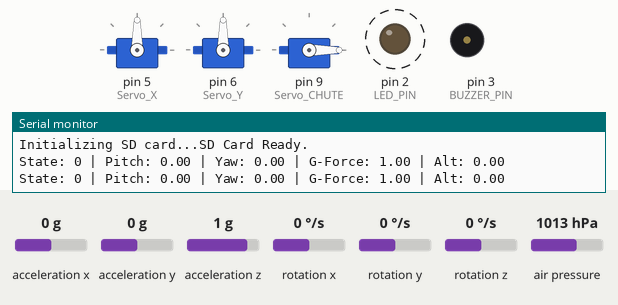
This sketch was run on a simulated Arduino Uno, built for the host (arithmetic inside an expression is 32-bit, double 64-bit). On the bench: 3 × servo, output pins drawn as LEDs (lit = HIGH), buzzer (waves = sounding), the last lines printed to the serial monitor. Wiring (inferred from the names in the program): MPU-6050 motion sensor at I2C address 0x68. Dashed ring = blinking. The test bench sets the inputs (shaded band); at power-on: acceleration x 0 g, rotation z 0 °/s, rotation x 0 °/s, acceleration y 0 g, acceleration z 1 g, rotation y 0 °/s, air pressure 1013 hPa. Storage starts empty.

Above: at 6.2 s.
6.3 s: acceleration x set to 0.2 g
At 8.75 s:
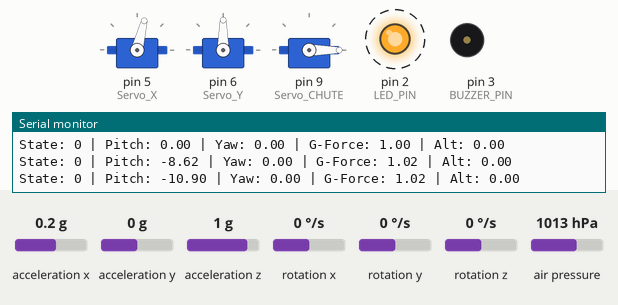
9.3 s: rotation z set to -192 °/s
At 9.75 s:
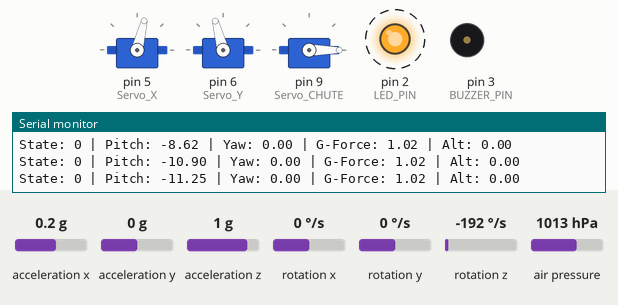
12.3 s: acceleration x set to 0 g
At 14.75 s:
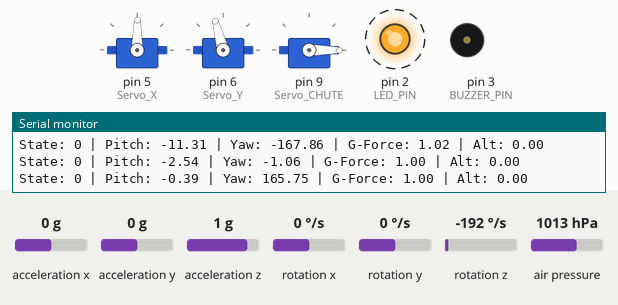
15.3 s: rotation x set to 100 °/s
At 15.75 s:
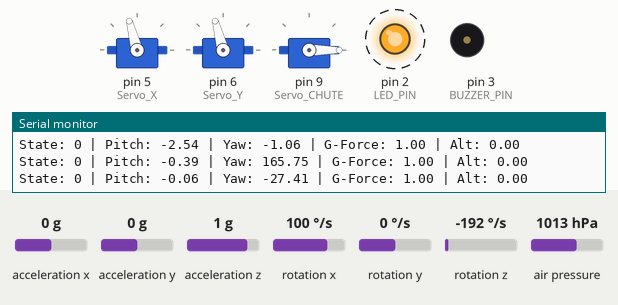
18.3 s: rotation x set to 0 °/s
At 21.81 s:
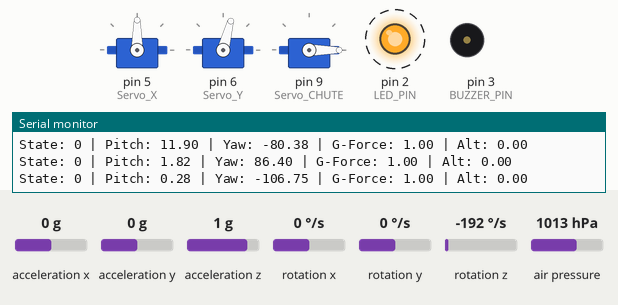
Timing chart, 0 to 22.3 s (numbered marks = the images above; inputs shaded):
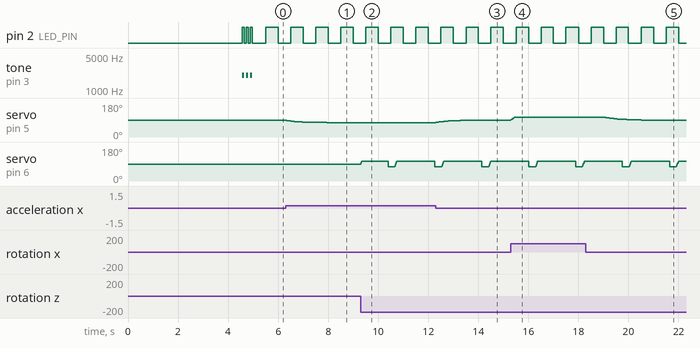

Measured:
- after the input at 6.3 s, servo on pin 5 (Servo_X): moves from 90° to 76° over 1.6 s, starting at once
- after the input at 9.3 s, servo on pin 6 (Servo_Y): ramps from 75° to 105° and jumps back, once every 1.9 s
- after the input at 12.3 s, servo on pin 5 (Servo_X): moves from 76° to 89° over 1.4 s, starting at once
- after the input at 15.3 s, servo on pin 5 (Servo_X): 89° → 105° at once
- after the input at 18.3 s, servo on pin 5 (Servo_X): moves from 105° to 90° over 1.4 s, starting after 0.77 s
- by itself, pin 2 (LED_PIN): alternates HIGH for 0.50 s and LOW for 0.50 s

The sketch:

Odyessey_Flight_computer1.ino
```cpp
#include <Wire.h>
#include <SPI.h>
#include <SD.h>
#include <Servo.h>
#include <math.h>
#include <Adafruit_BMP280.h>

const int SD_CS       = 10;
const int Servo_X     = 5;
const int Servo_Y     = 6;
const int Servo_CHUTE = 9;

const int BUZZER_PIN  = 3;
const int LED_PIN     = 2;

const int PARACHUTE_LOCKED   = 0;
const int PARACHUTE_UNLOCKED = 180;

Servo servoX;
Servo servoY;
Servo servochute;

const float SERVO_X_CENTER   = 90.0f;
const float SERVO_Y_CENTER   = 90.0f;
const float MAX_GIMBAL_ANGLE = 15.0f;

const float SERVO_X_DIRECTION_SIGN = -1.0f;

Adafruit_BMP280 bmp;

float currentAltitude = 0.0f;
float maxAltitude     = 0.0f;
float groundAltitude  = 0.0f;

const uint8_t MPU_ADDR = 0x68;

float accX = 0.0f, accY = 0.0f, accZ = 0.0f;
float totalGForce = 1.0f;
float gyroX = 0.0f, gyroY = 0.0f, gyroZ = 0.0f;
float gyroX_offset = 0.0f, gyroY_offset = 0.0f, gyroZ_offset = 0.0f;

const float GYRO_FILTER_ALPHA = 0.20f;
float filteredGyroX = 0.0f, filteredGyroY = 0.0f, filteredGyroZ = 0.0f;

float pitch = 0.0f;
float yaw   = 0.0f;
const float YAW_DIRECTION_SIGN = 1.0f;

float targetPitch = 0.0f;
float targetYaw   = 0.0f;
const float YAW_FOLLOW_ALPHA = 0.05f;

float Kp_pitch = 1.2f, Ki_pitch = 0.0f, Kd_pitch = 0.05f;
float Kp_yaw   = 2.0f, Ki_yaw   = 0.0f, Kd_yaw   = 0.10f;

float pitchIntegral = 0.0f, yawIntegral = 0.0f;
float previousPitchError = 0.0f, previousYawError = 0.0f;

float pitchOutput = 0.0f;
float yawOutput   = 0.0f;

enum Flightstate {
  PAD,
  IGNITION,
  COAST,
  APOGEE,
  LANDED
};

Flightstate currentstate = PAD;

uint32_t launchTime      = 0;
uint32_t burnoutTime     = 0;
uint32_t lastLoopTime    = 0;
const uint32_t LOOP_INTERVAL_US = 10000;

const uint32_t MIN_IGNITION_TIME_MS = 1500;

File logFile;
bool sdInitialized = false;

void initMPU6050() {
  Wire.beginTransmission(MPU_ADDR);
  Wire.write(0x6B); Wire.write(0x00);
  Wire.endTransmission();

  Wire.beginTransmission(MPU_ADDR);
  Wire.write(0x1C); Wire.write(0x00);
  Wire.endTransmission();

  Wire.beginTransmission(MPU_ADDR);
  Wire.write(0x1B); Wire.write(0x00);
  Wire.endTransmission();
}

bool readMPU6050() {
  Wire.beginTransmission(MPU_ADDR);
  Wire.write(0x3B);
  if (Wire.endTransmission(false) != 0) return false;

  if (Wire.requestFrom(MPU_ADDR, (uint8_t)14) != 14) return false;

  int16_t rawAccX  = (Wire.read() << 8) | Wire.read();
  int16_t rawAccY  = (Wire.read() << 8) | Wire.read();
  int16_t rawAccZ  = (Wire.read() << 8) | Wire.read();
  Wire.read(); Wire.read();
  int16_t rawGyroX = (Wire.read() << 8) | Wire.read();
  int16_t rawGyroY = (Wire.read() << 8) | Wire.read();
  int16_t rawGyroZ = (Wire.read() << 8) | Wire.read();

  accX = rawAccX / 16384.0f;
  accY = rawAccY / 16384.0f;
  accZ = rawAccZ / 16384.0f;

  totalGForce = sqrt(accX * accX + accY * accY + accZ * accZ);

  gyroX = (rawGyroX / 131.0f) - gyroX_offset;
  gyroY = (rawGyroY / 131.0f) - gyroY_offset;
  gyroZ = (rawGyroZ / 131.0f) - gyroZ_offset;

  filteredGyroX += GYRO_FILTER_ALPHA * (gyroX - filteredGyroX);
  filteredGyroY += GYRO_FILTER_ALPHA * (gyroY - filteredGyroY);
  filteredGyroZ += GYRO_FILTER_ALPHA * (gyroZ - filteredGyroZ);

  gyroX = filteredGyroX;
  gyroY = filteredGyroY;
  gyroZ = filteredGyroZ;

  return true;
}

void calibrateGyro() {
  Serial.println(F("CALIBRATING GYRO... KEEP STILL"));
  delay(1000);
  float sumX = 0, sumY = 0, sumZ = 0;
  int valid = 0;

  for (int i = 0; i < 500; i++) {
    if (readMPU6050()) {
      sumX += gyroX; sumY += gyroY; sumZ += gyroZ;
      valid++;
    }
    delay(3);
  }

  if (valid > 0) {
    gyroX_offset = sumX / valid;
    gyroY_offset = sumY / valid;
    gyroZ_offset = sumZ / valid;
  }
}

void updateAttitude(float dt) {
  float accelPitch = atan2(-accX, sqrt(accY * accY + accZ * accZ)) * 180.0f / M_PI;
  pitch = 0.98f * (pitch + gyroX * dt) + 0.02f * accelPitch;

  yaw += (gyroZ * YAW_DIRECTION_SIGN) * dt;

  targetYaw += YAW_FOLLOW_ALPHA * (yaw - targetYaw);

  if (yaw > 180.0f)  yaw -= 360.0f;
  if (yaw < -180.0f) yaw += 360.0f;
}

void updateGimbal(float dt) {
  float pitchError = targetPitch - pitch;
  pitchOutput = (Kp_pitch * pitchError) + (Kd_pitch * (pitchError - previousPitchError) / dt);
  previousPitchError = pitchError;

  float yawError = targetYaw - yaw;
  if (yawError > 180.0f)  yawError -= 360.0f;
  if (yawError < -180.0f) yawError += 360.0f;

  yawOutput = (Kp_yaw * yawError) + (Kd_yaw * (yawError - previousYawError) / dt);
  previousYawError = yawError;

  float rawServoX = SERVO_X_CENTER + (SERVO_X_DIRECTION_SIGN * pitchOutput);
  float servoXAngle = constrain(rawServoX, SERVO_X_CENTER - MAX_GIMBAL_ANGLE, SERVO_X_CENTER + MAX_GIMBAL_ANGLE);

  float rawServoY = SERVO_Y_CENTER + yawOutput;
  float servoYAngle = constrain(rawServoY, SERVO_Y_CENTER - MAX_GIMBAL_ANGLE, SERVO_Y_CENTER + MAX_GIMBAL_ANGLE);

  servoX.write((int)servoXAngle);
  servoY.write((int)servoYAngle);
}

void initSDCard() {
  Serial.print(F("Initializing SD card..."));

  if (!SD.begin(SD_CS)) {
    Serial.println(F("SD Initialization Failed!"));
    sdInitialized = false;
    return;
  }

  sdInitialized = true;
  Serial.println(F("SD Card Ready."));

  logFile = SD.open("log.csv", FILE_WRITE);
  if (logFile) {
    logFile.println(F("Time_ms,State,Pitch,Yaw,Altitude,GForce,OutputPitch,OutputYaw"));
    logFile.flush();
  }
}

void logTelemetry() {
  if (!sdInitialized || !logFile) return;

  logFile.print(millis());
  logFile.print(F(","));
  logFile.print(currentstate);
  logFile.print(F(","));
  logFile.print(pitch);
  logFile.print(F(","));
  logFile.print(yaw);
  logFile.print(F(","));
  logFile.print(currentAltitude);
  logFile.print(F(","));
  logFile.print(totalGForce);
  logFile.print(F(","));
  logFile.print(pitchOutput);
  logFile.print(F(","));
  logFile.println(yawOutput);

  static uint32_t lastFlush = 0;
  if (millis() - lastFlush > 1000) {
    lastFlush = millis();
    logFile.flush();
  }
}

void updateIndicators() {
  switch (currentstate) {
    case PAD:
      digitalWrite(LED_PIN, (millis() / 500) % 2);
      noTone(BUZZER_PIN);
      break;

    case IGNITION:
      digitalWrite(LED_PIN, (millis() / 100) % 2);
      tone(BUZZER_PIN, 2400);
      break;

    case COAST:
      digitalWrite(LED_PIN, (millis() / 100) % 2);
      if ((millis() / 150) % 2) {
        tone(BUZZER_PIN, 1500);
      } else {
        noTone(BUZZER_PIN);
      }
      break;

    case APOGEE:
      digitalWrite(LED_PIN, HIGH);
      tone(BUZZER_PIN, 2200);
      break;

    case LANDED:
      digitalWrite(LED_PIN, HIGH);
      if ((millis() / 1000) % 2) {
        tone(BUZZER_PIN, 1000);
      } else {
        noTone(BUZZER_PIN);
      }
      break;
  }
}

void updateStateMachine() {
  float rawAlt = bmp.readAltitude(1013.25) - groundAltitude;

  if (currentstate == PAD && rawAlt < 0.10f) {
    currentAltitude = 0.0f;
  } else {
    currentAltitude = rawAlt;
  }

  if (currentAltitude > maxAltitude) {
    maxAltitude = currentAltitude;
  }

  switch (currentstate) {
    case PAD:
      servochute.write(PARACHUTE_LOCKED);
      if (totalGForce > 2.0f) {
        currentstate = IGNITION;
        launchTime = millis();
        Serial.println(F("IGNITION DETECTED, LIFTOFF!"));
      }
      break;

    case IGNITION:
      servochute.write(PARACHUTE_LOCKED);
      if (totalGForce < 0.8f && (millis() - launchTime > MIN_IGNITION_TIME_MS)) {
        currentstate = COAST;
        burnoutTime = millis();
        Serial.println(F("BURNOUT DETECTED, COASTING..."));
      }
      break;

    case COAST:
      servochute.write(PARACHUTE_LOCKED);
      {
        bool altitudeApogee = (maxAltitude > 0.5f) && (currentAltitude <= (maxAltitude - 0.3f));
        bool timerApogee    = (millis() - burnoutTime > 2500);

        if (altitudeApogee || timerApogee) {
          currentstate = APOGEE;
          Serial.println(F("SINGLE APOGEE DETECTED -> DEPLOYING PARACHUTE IMMEDIATELY!"));
          Serial.print(F("MAX ALTITUDE: "));
          Serial.println(maxAltitude);
        }
      }
      break;

    case APOGEE:
      servochute.write(PARACHUTE_UNLOCKED);

      static uint32_t chuteDeployTime = 0;
      if (chuteDeployTime == 0) chuteDeployTime = millis();

      if (millis() - chuteDeployTime > 2000) {
        currentstate = LANDED;
        Serial.println(F("ROCKET LANDED"));
      }
      break;

    case LANDED:
      servochute.write(PARACHUTE_UNLOCKED);
      break;
  }
}

void processParachuteOutput() {
  if (currentstate == APOGEE || currentstate == LANDED) {
    servochute.write(PARACHUTE_UNLOCKED);
  } else {
    servochute.write(PARACHUTE_LOCKED);
  }
}

void setup() {
  Serial.begin(115200);

  Wire.begin();

  pinMode(LED_PIN, OUTPUT);
  pinMode(BUZZER_PIN, OUTPUT);
  digitalWrite(LED_PIN, LOW);

  if (bmp.begin(0x76) || bmp.begin(0x77)) {
    Serial.println(F("BMP280 Initialized."));
  } else {
    Serial.println(F("BMP280 Init Failed!"));
  }

  delay(200);
  float altSum = 0;
  for (int i = 0; i < 50; i++) {
    altSum += bmp.readAltitude(1013.25);
    delay(20);
  }
  groundAltitude = altSum / 50.0f;
  currentAltitude = 0.0f;
  maxAltitude = 0.0f;

  initMPU6050();
  calibrateGyro();
  initSDCard();

  servoX.attach(Servo_X);
  servoY.attach(Servo_Y);
  servochute.attach(Servo_CHUTE);

  servoX.write((int)SERVO_X_CENTER);
  servoY.write((int)SERVO_Y_CENTER);
  servochute.write(PARACHUTE_LOCKED);

  for (int i = 0; i < 3; i++) {
    tone(BUZZER_PIN, 2000);
    digitalWrite(LED_PIN, HIGH);
    delay(80);
    noTone(BUZZER_PIN);
    digitalWrite(LED_PIN, LOW);
    delay(80);
  }

  lastLoopTime = micros();
}

void loop() {
  uint32_t now = micros();
  uint32_t elapsed = now - lastLoopTime;

  if (elapsed >= LOOP_INTERVAL_US) {
    lastLoopTime = now;
    float dt = elapsed / 1000000.0f;

    if (dt > 0.0f && dt < 0.1f && readMPU6050()) {
      updateAttitude(dt);
      updateGimbal(dt);
      updateStateMachine();
      processParachuteOutput();
      updateIndicators();
      logTelemetry();
    }

    static uint32_t lastPrint = 0;
    if (millis() - lastPrint > 1000) {
      lastPrint = millis();
      Serial.print(F("State: ")); Serial.print(currentstate);
      Serial.print(F(" | Pitch: ")); Serial.print(pitch);
      Serial.print(F(" | Yaw: ")); Serial.print(yaw);
      Serial.print(F(" | G-Force: ")); Serial.print(totalGForce);
      Serial.print(F(" | Alt: ")); Serial.println(currentAltitude);
    }
  }
}
```
